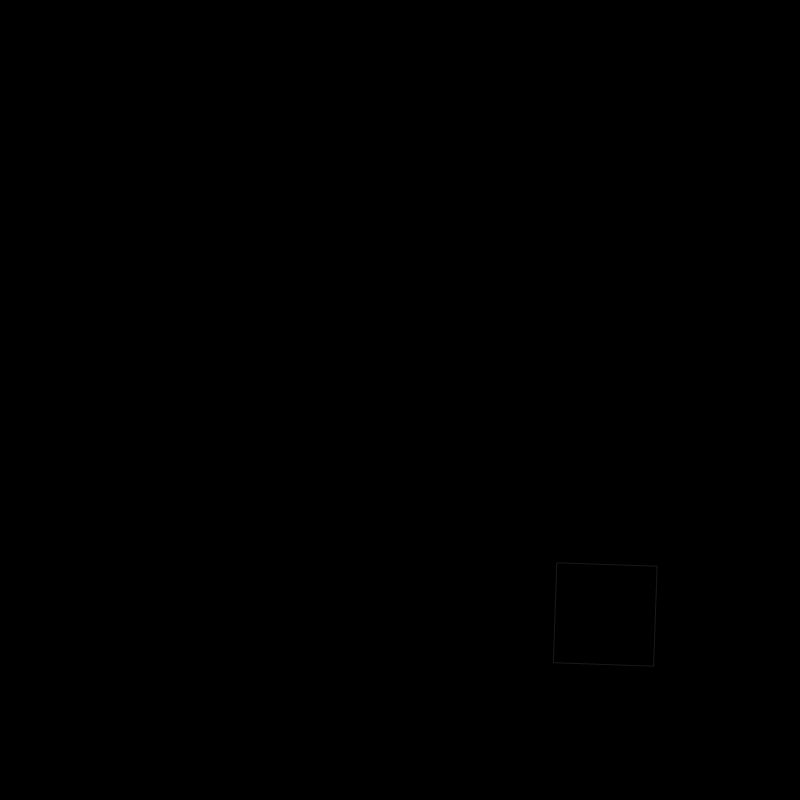
Frame 1 (no input)
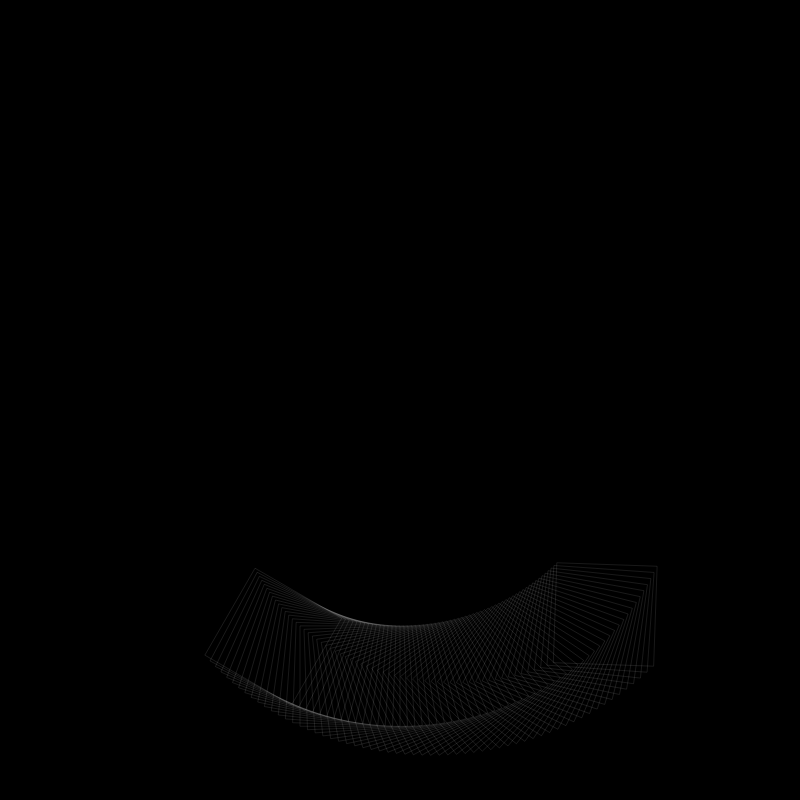
Frame 60 (no input)
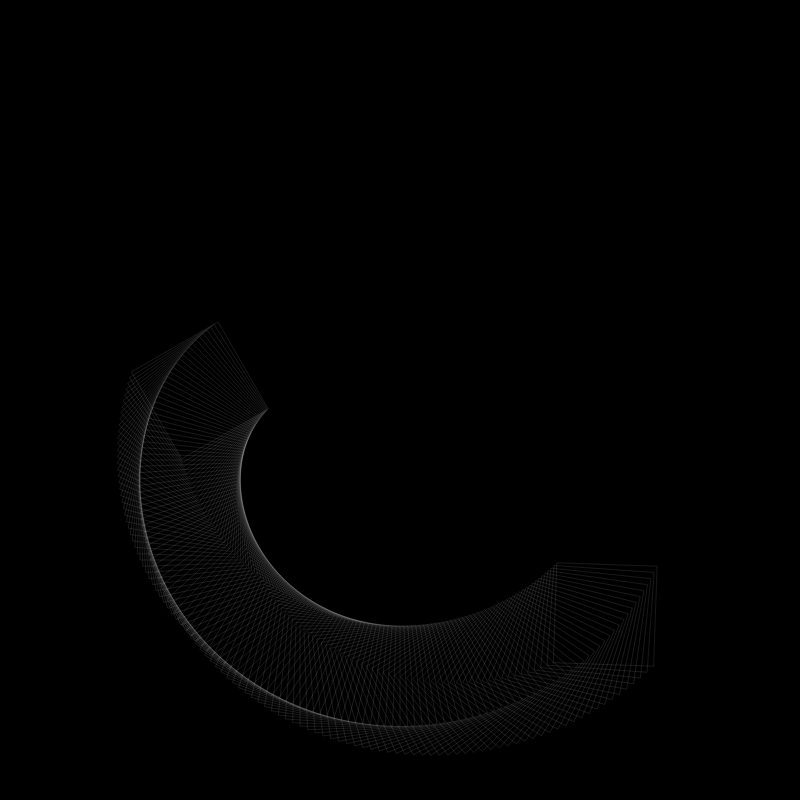
Frame 120 (the mouse pressed at the canvas centre since frame 60)

The p5.js sketch that drew these frames (run headless with seeded random() and noise() and a simulated clock; from frame 60 on, the mouse is pressed at the canvas centre):

// p5.js sketch
// ── sketch.js

function setup() {
    
	createCanvas(800, 800);
	background(0);
    
}


function draw() {

	angleMode(DEGREES);

	noFill();
	stroke(255, 50);
	strokeWeight(0.5);

	translate(width/2, height/2);
	rotate(frameCount);

	push();
		translate(width/5, height/5);
		rotate(frameCount);
		rect(0, 0, 100, 100);
	pop();

}
